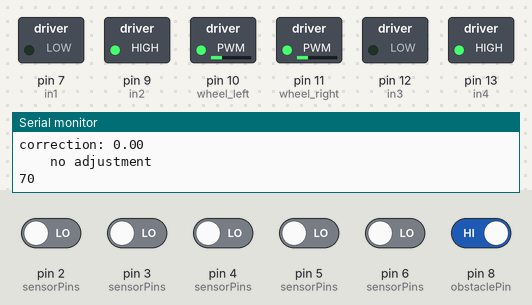
Simulated run of this sketch. Board: Arduino Uno, built with avr-gcc and run on an emulated ATmega328P. On the bench: switched loads named in the sketch (green lamp = pin HIGH), the last lines printed to the serial monitor. The test bench sets the inputs (shaded band); at power-on: pin 8 (obstaclePin) HIGH, pin 2 (sensorPins), pin 3 (sensorPins), pin 4 (sensorPins), pin 5 (sensorPins), pin 6 (sensorPins) LOW.

Above: at 1.2 s.
1.3 s: pin 8 (obstaclePin) driven LOW
At 1.9 s:
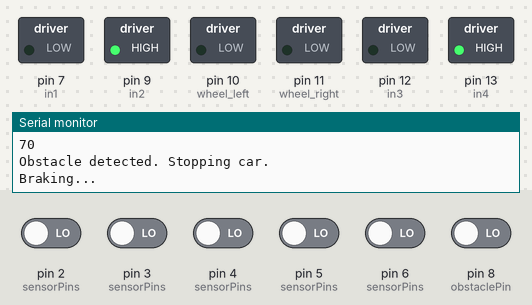
4.3 s: pin 2 (sensorPins) driven HIGH
7.3 s: pin 3 (sensorPins) driven HIGH
10.3 s: pin 4 (sensorPins) driven HIGH
13.3 s: pin 8 (obstaclePin) driven HIGH
At 15.2 s:
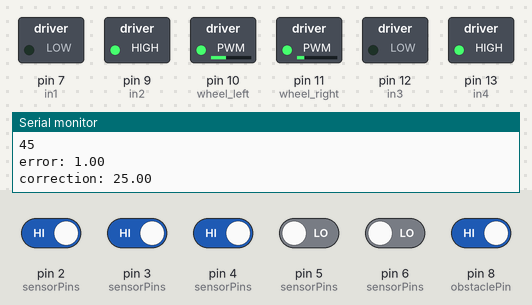
16.3 s: pin 2 (sensorPins) driven LOW and pin 3 (sensorPins) driven LOW and pin 4 (sensorPins) driven LOW and pin 5 (sensorPins) driven HIGH and pin 6 (sensorPins) driven HIGH
At 17.2 s:
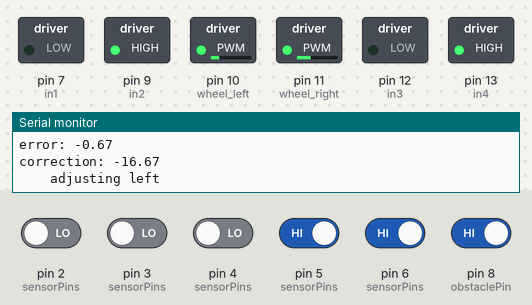
Timing chart, 0 to 18.9 s (numbered marks = the images above; inputs shaded):
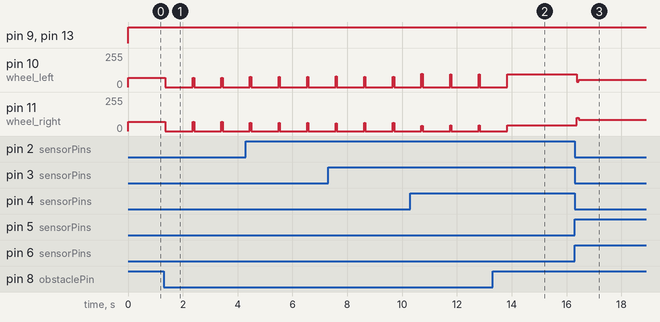

Measured:
- after the input at 1.3 s, pin 10 (wheel_left), pin 11 (wheel_right): 70/255 → 0/255 after 0.07 s
- after the input at 13.3 s, pin 10 (wheel_left): goes on until 13.8 s, then stays 95/255; pin 11 (wheel_right): goes on until 13.8 s, then stays 45/255
- after the input at 16.3 s, pin 10 (wheel_left): 95/255 → 39/255 after 0.07 s, → 53/255 0.06 s later; pin 11 (wheel_right): 45/255 → 100/255 after 0.07 s, → 86/255 0.06 s later

The sketch:

LineFollowingCar.ino
```cpp
// assigning pins
// wheel pins
const int left2 = 2;
const int left1 = 4;
const int middle = 3;
const int right1 = 5;
const int right2 = 6;

// pins for controlling motor direction
//LEFT
const int in1 = 7; // HIGH
const int in2 = 9; // LOW

//RIGHT
const int in3 = 12; // HIGH
const int in4 = 13; // LOW

// sensor pins
const int sensorPins[5] = {left2, left1, middle, right1, right2};

// obstacle pin
const int obstaclePin = 8;

// PWM pins
const int wheel_left = 10;
const int wheel_right = 11;

//global variables
unsigned long int LAST_HIGH_TIME = 0;  //global ms timestamp for middle sensor
const unsigned long int TIMEOUT_DURATION = 2000; //2 seconds
const int BASE_SPEED_RIGHT = 70; //TODO: test
const int BASE_SPEED_LEFT = 70;
bool IS_BRAKING = false; //global break flag modified by brake()

float error = 0.0;
float prevError = 0.0;
float integral = 0.0;

//tuning tutorial => https://pidexplained.com/how-to-tune-a-pid-controller/
float Kp = 25; //error constant   TODO: test
float Kd = 8.5; //motor derivative   TODO: test
float Ki = 0.0; //integral   TODO: test

void setup(){
  Serial.begin(9600); //serial on port 9600
  for (int i = 0; i < 5; i++){ //init sensors
    pinMode(sensorPins[i], INPUT);
  }
  LAST_HIGH_TIME = millis(); // initialize to current time

  pinMode(obstaclePin, INPUT);
  pinMode(wheel_left, OUTPUT);
  pinMode(wheel_right, OUTPUT);
  pinMode(in1, OUTPUT);
  pinMode(in2, OUTPUT);
  pinMode(in3, OUTPUT);
  pinMode(in4, OUTPUT);
}

//forward declarations for helper functions
void detectObstacle(int obstacleReading);
void checkMiddleLineSensorActive();
void brake();
float getError();
float calculatePID();

void loop(){
  //if (IS_BRAKING) { return; } //checking global brake flag for early loop exit

  //1. checking for obstacle
  int obstacleReading = digitalRead(obstaclePin);
  detectObstacle(obstacleReading);

  //2. checking if middle line detection sensor has been active in the past 2 seconds
  //checkMiddleLineSensorActive();

  //3. calculating PID based on previous error state
  error = getError();
  float correction = calculatePID();

  //4. determine if we need to adjust left or right
  int leftWheelPWM = 0;
  int rightWheelPWM = 0;

  digitalWrite(in1, LOW);
  digitalWrite(in2, HIGH);
  digitalWrite(in3, LOW);
  digitalWrite(in4, HIGH);

  //6. apply corrections
  if(error > 0) { //car veering to the left
    Serial.println("    adjusting right");

    leftWheelPWM = constrain(BASE_SPEED_LEFT + correction, 0, 255);
    rightWheelPWM = constrain(BASE_SPEED_RIGHT - correction, 0, 255);

  } else if(error < 0) { //car veering to the right
    Serial.println("    adjusting left");

    leftWheelPWM = constrain(BASE_SPEED_LEFT + correction, 0, 255);
    rightWheelPWM = constrain(BASE_SPEED_RIGHT - correction, 0, 255);

  } else { //no deviation
    Serial.println("    no adjustment");

    leftWheelPWM = BASE_SPEED_LEFT;
    rightWheelPWM = BASE_SPEED_RIGHT;
  }

  Serial.println(leftWheelPWM);
  Serial.println(rightWheelPWM);


  analogWrite(wheel_left,  leftWheelPWM);
  analogWrite(wheel_right, rightWheelPWM);

  delay(30);
}

/**
* function to detect and handle if we've hit an obstacle
* @param obstacleReading HIGH or LOW reading from distance sensor at pin 13
*/
void detectObstacle(int obstacleReading) {
  if(obstacleReading == LOW) {
    Serial.println("Obstacle detected. Stopping car.");
    brake();
  }
}

/**
* checking if any of our line detecting sensors are valid, if not we brake
* @param LAST_HIGH_TIME time in ms since last active sensor detection
*/
void checkMiddleLineSensorActive() {
  for(int i=0; i<5; i++) {
    if(digitalRead(sensorPins[i]) == LOW) { LAST_HIGH_TIME = millis(); } // LAST_HIGH_TIME is the time stamp for when the line has been detected
  }
  if(millis() - LAST_HIGH_TIME >= TIMEOUT_DURATION) {
    Serial.println("No sensor activity for 2 seconds. Stopping car.");
    otherbrake();
  }
}

/**
* force brake by writing 0 PWM to all wheel pins in main func
*/
void brake() {
  Serial.println("Braking...");
  analogWrite(wheel_left,  0);
  analogWrite(wheel_right, 0);
  delay(1000);
}

void otherbrake() {
  Serial.println("Braking...");
  analogWrite(wheel_left,  0);
  analogWrite(wheel_right, 0);
  delay(1000);
  IS_BRAKING = true;
  while (true) {
    // Infinite stop
    delay(1000);  // Optional: reduce serial flooding
    Serial.println("System halted.");
  }
}

/**
* function to calculate error value for PID calculation based on total weighted sensor deviation
* @returns prevError (global var) if no deviation found
* @returns newError if new deviation found
*/
float getError() {
  int NUM_SENSORS = 5;
  int weights[NUM_SENSORS] = {-1.825, -1, 0, 1, 1.825}; //5 is the number of sensors we have
  int sum = 0;
  int count = 0;

  for(int i = 0; i < NUM_SENSORS; i++) {
    if(digitalRead(sensorPins[i]) == LOW) {
      sum += weights[i];
      count++;
    }
  }

  if(count == 0) { return prevError; } //no deviation found

  float newError = (float)sum / count; //explicit cast to float
  return newError;
}

/**
* function to calculate PID
* using the global var error
* @note error > 0 means car is veering right. error < 0 means car is veering left.
* @returns correction value to be applied to motors
*/
float calculatePID() {
  integral += error; //integral is a global var, accumulates error over time
  float derivative = error - prevError;

  float correction = (Kp * error) + (Ki * integral) + (Kd * derivative); //PID calculation formula

  prevError = error; //updating state

  Serial.print("error: ");
  Serial.println(error);
  Serial.print("correction: ");
  Serial.println(correction);

  return correction;
}
```
